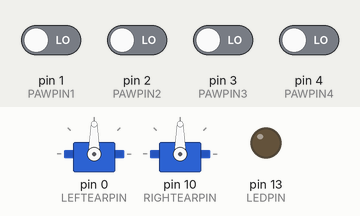
Simulated run of this sketch. Board: Arduino Uno, built with avr-gcc and run on an emulated ATmega328P. Shown: 2 × servo, output pins drawn as LEDs (lit = HIGH). Dashed ring = blinking. The inputs (shaded band) are chosen by the test bench; at power-on: pin 1 (PAWPIN1), pin 2 (PAWPIN2), pin 3 (PAWPIN3), pin 4 (PAWPIN4) LOW. Random numbers use the default seed unless the sketch sets one.

Above: at 1.2 s.
1.3 s: pin 4 (PAWPIN4) driven HIGH
At 1.7 s:
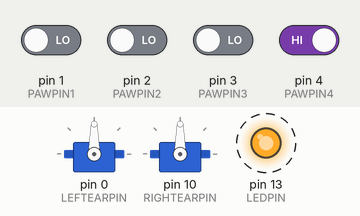
4.3 s: pin 3 (PAWPIN3) driven HIGH
At 7.2 s:
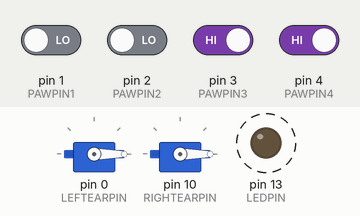
7.3 s: pin 4 (PAWPIN4) driven LOW
8.8 s: pin 1 (PAWPIN1) driven HIGH
At 9.7 s:
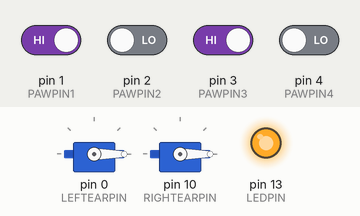
11.8 s: pin 2 (PAWPIN2) driven HIGH
At 12.9 s:
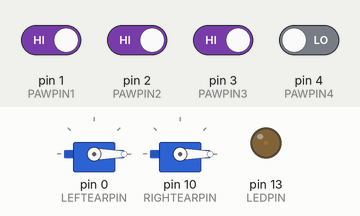
14.8 s: pin 1 (PAWPIN1) driven LOW
At 16.0 s:
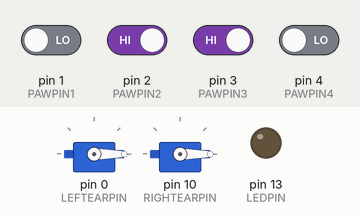
Timing chart, 0 to 17.8 s (numbered marks = the images above; inputs shaded):
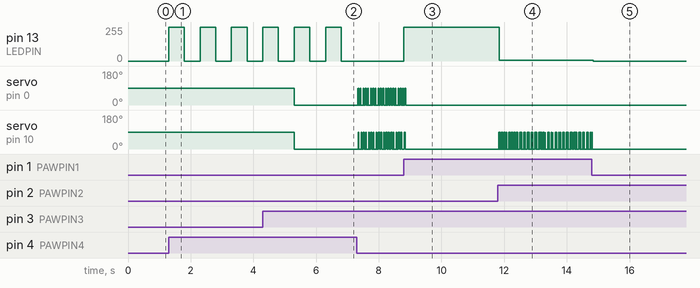

Measured:
- after the input at 1.3 s, pin 13 (LEDPIN): alternates 255/255 for 0.50 s and 0/255 for 0.50 s, starting at once
- after the input at 4.3 s, servo on pin 0 (LEFTEARPIN), servo on pin 10 (RIGHTEARPIN): 90° → 0° after 1.0 s
- after the input at 8.8 s, pin 13 (LEDPIN): 0/255 → 255/255 at once
- after the input at 11.8 s, pin 13 (LEDPIN): 255/255 → 4/255 at once; servo on pin 10 (RIGHTEARPIN): alternates 90° for 0.02 s and 0° for 0.02 s, starting at once
- after the input at 14.8 s, pin 13 (LEDPIN): 4/255 → 0/255 at once

The sketch:

TestingStuff.ino
```cpp
#include <Servo.h>  // include servo library

const byte PAWPIN1 = 1;  // setting all the pins as constants
const byte PAWPIN2 = 2;
const byte PAWPIN3 = 3;
const byte PAWPIN4 = 4;
const byte LEFTEARPIN = 0;
const byte RIGHTEARPIN = 10;
const byte LEDPIN = 13;

Servo leftEar;  // declaring both servos
Servo rightEar;

void setup() {
  pinMode(PAWPIN1, INPUT);  // defining whether the components are output/input
  pinMode(PAWPIN2, INPUT);
  pinMode(PAWPIN3, INPUT);
  pinMode(PAWPIN4, INPUT);
  pinMode(LEDPIN, OUTPUT);
  pinMode(LEFTEARPIN, OUTPUT);
  pinMode(RIGHTEARPIN, OUTPUT);
  leftEar.attach(LEFTEARPIN);  // attach the servos to their pins
  rightEar.attach(RIGHTEARPIN);
}
void wagEars() {
  leftEar.write(0);  // wagEars method is for the ears to both move to 0, then 90, then to 0 again
  rightEar.write(0);
  leftEar.write(90);
  rightEar.write(90);
  leftEar.write(0);
  rightEar.write(0);
}

void blinkingLed() {
  byte randNumber = random(1, 3);  // choosing a random number between 1 and 3

  for (int i = 0; i < randNumber; i++) {  // the LED will then flash however many times the random number says to
    digitalWrite(LEDPIN, HIGH);
    delay(500);
    digitalWrite(LEDPIN, LOW);
    delay(500);
  }
}
void loop() {
  if (digitalRead(PAWPIN1) == HIGH) {
    digitalWrite(LEDPIN, HIGH);  // when paw 1 is pressed, LED is turned on
  }
  if (digitalRead(PAWPIN2) == HIGH) {
    digitalWrite(LEDPIN, LOW);  // when paw 2 is pressed, LED is turned off
  }
  if (digitalRead(PAWPIN3) == HIGH) {
    wagEars();  // when paw 3 is pressed, call the wagEars method
  }
  if (digitalRead(PAWPIN4) == HIGH) {
    blinkingLed();  // when paw 4 is pressed, call the blinkingLed method
  }
}
```
